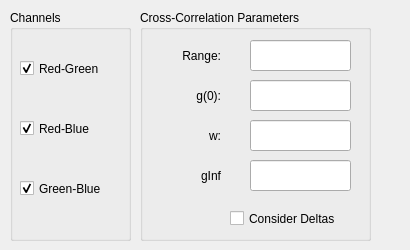
      <widget class="QWidget" name="crossCorrelationTab">
       <attribute name="title">
        <string>Cross-Correlation</string>
       </attribute>
       <widget class="QGroupBox" name="crossGroup">
        <property name="geometry">
         <rect>
          <x>140</x>
          <y>10</y>
          <width>231</width>
          <height>231</height>
         </rect>
        </property>
        <property name="title">
         <string>Cross-Correlation Parameters</string>
        </property>
        <property name="flat">
         <bool>false</bool>
        </property>
        <property name="checkable">
         <bool>false</bool>
        </property>
        <widget class="QLabel" name="crossRangeLabel">
         <property name="geometry">
          <rect>
           <x>-10</x>
           <y>30</y>
           <width>91</width>
           <height>31</height>
          </rect>
         </property>
         <property name="text">
          <string>Range:</string>
         </property>
         <property name="alignment">
          <set>Qt::AlignRight|Qt::AlignTrailing|Qt::AlignVCenter</set>
         </property>
        </widget>
        <widget class="QLabel" name="crossG0Label">
         <property name="geometry">
          <rect>
           <x>-10</x>
           <y>70</y>
           <width>91</width>
           <height>31</height>
          </rect>
         </property>
         <property name="text">
          <string>g(0):</string>
         </property>
         <property name="alignment">
          <set>Qt::AlignRight|Qt::AlignTrailing|Qt::AlignVCenter</set>
         </property>
        </widget>
        <widget class="QLabel" name="crossWLabel">
         <property name="geometry">
          <rect>
           <x>-10</x>
           <y>110</y>
           <width>91</width>
           <height>31</height>
          </rect>
         </property>
         <property name="text">
          <string>w:</string>
         </property>
         <property name="alignment">
          <set>Qt::AlignRight|Qt::AlignTrailing|Qt::AlignVCenter</set>
         </property>
        </widget>
        <widget class="QLabel" name="crossGinfLabel">
         <property name="geometry">
          <rect>
           <x>-10</x>
           <y>150</y>
           <width>91</width>
           <height>31</height>
          </rect>
         </property>
         <property name="text">
          <string>gInf</string>
         </property>
         <property name="alignment">
          <set>Qt::AlignRight|Qt::AlignTrailing|Qt::AlignVCenter</set>
         </property>
        </widget>
        <widget class="QLineEdit" name="crossRangeTextbox">
         <property name="geometry">
          <rect>
           <x>110</x>
           <y>30</y>
           <width>101</width>
           <height>31</height>
          </rect>
         </property>
        </widget>
        <widget class="QLineEdit" name="crossG0Textbox">
         <property name="geometry">
          <rect>
           <x>110</x>
           <y>70</y>
           <width>101</width>
           <height>31</height>
          </rect>
         </property>
        </widget>
        <widget class="QLineEdit" name="crossWTextbox">
         <property name="geometry">
          <rect>
           <x>110</x>
           <y>110</y>
           <width>101</width>
           <height>31</height>
          </rect>
         </property>
        </widget>
        <widget class="QLineEdit" name="crossGinfTextbox">
         <property name="geometry">
          <rect>
           <x>110</x>
           <y>150</y>
           <width>101</width>
           <height>31</height>
          </rect>
         </property>
        </widget>
       </widget>
       <widget class="QGroupBox" name="crossChannelsGroup">
        <property name="geometry">
         <rect>
          <x>10</x>
          <y>10</y>
          <width>121</width>
          <height>231</height>
         </rect>
        </property>
        <property name="title">
         <string>Channels</string>
        </property>
        <widget class="QCheckBox" name="redGreenCheckbox">
         <property name="geometry">
          <rect>
           <x>10</x>
           <y>50</y>
           <width>111</width>
           <height>17</height>
          </rect>
         </property>
         <property name="text">
          <string>Red-Green</string>
         </property>
         <property name="checked">
          <bool>true</bool>
         </property>
        </widget>
        <widget class="QCheckBox" name="redBlueCheckbox">
         <property name="geometry">
          <rect>
           <x>10</x>
           <y>110</y>
           <width>91</width>
           <height>17</height>
          </rect>
         </property>
         <property name="text">
          <string>Red-Blue</string>
         </property>
         <property name="checked">
          <bool>true</bool>
         </property>
        </widget>
        <widget class="QCheckBox" name="greenBlueCheckbox">
         <property name="geometry">
          <rect>
           <x>10</x>
           <y>170</y>
           <width>111</width>
           <height>17</height>
          </rect>
         </property>
         <property name="text">
          <string>Green-Blue</string>
         </property>
         <property name="checked">
          <bool>true</bool>
         </property>
        </widget>
       </widget>
       <widget class="QCheckBox" name="crossDeltasCheckbox">
        <property name="geometry">
         <rect>
          <x>230</x>
          <y>210</y>
          <width>171</width>
          <height>17</height>
         </rect>
        </property>
        <property name="text">
         <string>Consider Deltas</string>
        </property>
       </widget>
      </widget>
